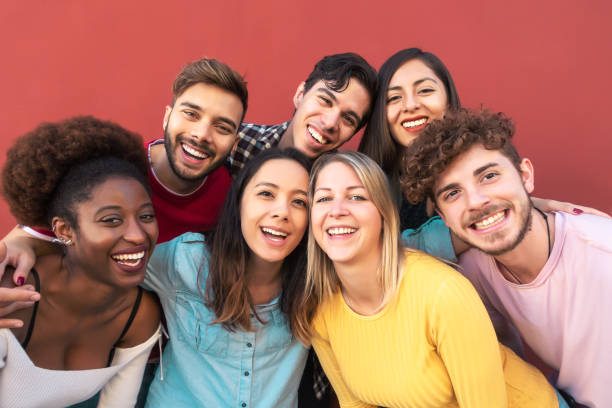
#> input picture test.jpg, 612 x 408 px, found by its file name
$ jupyter execute --allow-errors 'Arnold Cat.ipynb'
#> lines starting #> are read from the running program, lines starting #| are printed output that depends on the picture; after the words box and inside, x2 and y2 are one past the last pixel; in counts of white or black regions, pixels touching at a corner belong together
[cell 1]
import time

[cell 2]
start = time.time()
import cv2

[cell 3]
# Load the cascade
face_cascade = cv2.CascadeClassifier('E:\\svnit\\Assignments\\SEM 7\\New FYP\\Attempt2\\haarcascade_frontalface_default.xml')

[cell 4]
# Read the input image
img = cv2.imread('.\\FinalTestArnoldCat\\test.jpg')
#> img is the input picture: shape (408, 612, 3); mean B, G, R 99.9, 114.9, 167.9
img2 = cv2.imread('.\\FinalTestArnoldCat\\test.jpg')

[cell 5]
# Convert into grayscale
gray = cv2.cvtColor(img, cv2.COLOR_BGR2GRAY)
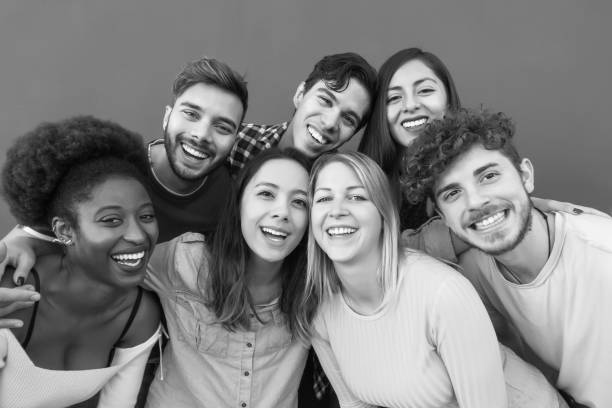
#> gray: shape (408, 612); min 1, max 254, mean 129.1

[cell 6]
# Detect faces
faces = face_cascade.detectMultiScale(gray, 1.1, 4)
#> faces = [[374, 63, 75, 75], [299, 165, 85, 85], [233, 160, 95, 95], [161, 83, 89, 89], [77, 183, 91, 91]]

[cell 7]
# Draw rectangle around the faces
for (x, y, w, h) in faces:
    cv2.rectangle(img2, (x, y), (x+w, y+h), (255, 0, 0), 2)
#> this loop made 5 passes
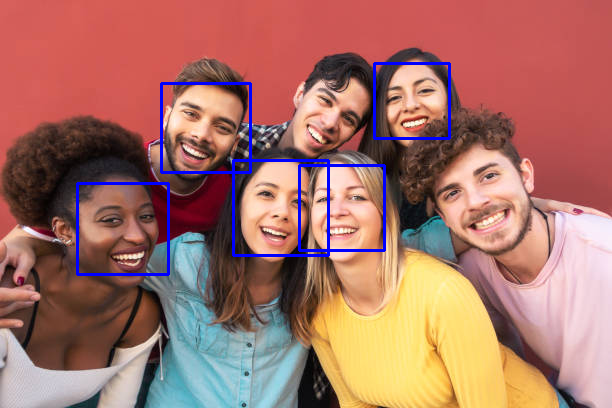
#> img2: shape (408, 612, 3); 2.07% of pixels changed, all inside (x1, y1, x2, y2) = (76, 62, 451, 276)

[cell 8]
# Display the output
cv2.imwrite('E:\\svnit\\Assignments\\SEM 7\\New FYP\\Attempt2\\FinalTestArnoldCat\\face detection result.jpg', img2)
#> Out = True
#> `cropped_image = img[y:y+h, x:x+w]`:
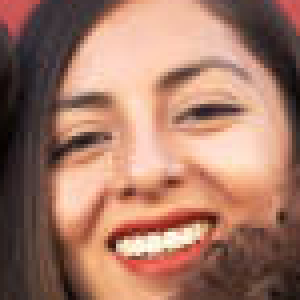
#> cropped_image: shape (75, 75, 3) (shown 4 times larger); mean B, G, R 102.7, 120.3, 164.1

[cell 9]
import numpy as np
from math import log

[cell 10]
def ArnoldCatTransform(img, num):
    rows, cols, ch = img.shape
    n = rows
    img_arnold = np.zeros([rows, cols, ch])
    for x in range(0, rows):
        for y in range(0, cols):
            img_arnold[x][y] = img[(x+y)%n][(x+2*y)%n]
    return img_arnold

[cell 11]
def ArnoldCatEncryption(imageName, key):
#> called with imageName = '.\\FinalTestArnoldCat\\temp.jpg', key = 20
    img = cv2.imread(imageName)
    for i in range (0,key):
        img = ArnoldCatTransform(img, i)
    cv2.imwrite(imageName.split('.')[0] + "_ArnoldcatEnc.png", img)
    return img

[cell 12]
def ArnoldCatDecryption(imageName, key):
    img = cv2.imread(imageName)
    rows, cols, ch = img.shape
    dimension = rows
    decrypt_it = dimension
    if (dimension%2==0) and 5**int(round(log(dimension/2,5))) == int(dimension/2):
        decrypt_it = 3*dimension
    elif 5**int(round(log(dimension,5))) == int(dimension):
        decrypt_it = 2*dimension
    elif (dimension%6==0) and  5**int(round(log(dimension/6,5))) == int(dimension/6):
        decrypt_it = 2*dimension
    else:
        decrypt_it = int(12*dimension/7)
    for i in range(key,decrypt_it):
        img = ArnoldCatTransform(img, i)
    cv2.imwrite(imageName.split('_')[0] + "_ArnoldcatDec.png",img)
    return img

[cell 13]
#input params for arnold cat encryption function
image = ".\\FinalTestArnoldCat\\temp"
ext = ".jpg"
key = 20

#> (a cell that did not finish here is left out)

#> (a cell that did not finish here is left out)

[cell 16]
cv2.imwrite('E:\\svnit\\Assignments\\SEM 7\\New FYP\\Attempt2\\FinalTestArnoldCat\\Encryption Result.jpg', img)
#> Out = True

$ run again, with newface.bmp saved as test.jpg
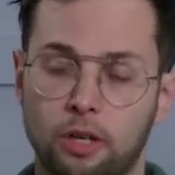
#> input picture newface.bmp, 175 x 175 px, found by its file name
#> img is the input picture: shape (175, 175, 3); mean B, G, R 92.8, 93.5, 115
#> faces = [[16, 12, 144, 144]]
#> the loop `for (x, y, w, h) in faces:` made 1 pass
#> after the loop `for (x, y, w, h) in faces:`:
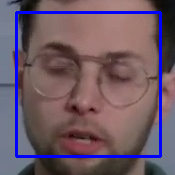
#> img2: shape (175, 175, 3); 5.63% of pixels changed, all inside (x1, y1, x2, y2) = (15, 11, 162, 158)
#> `cv2.imwrite('E:\\svnit\\Assignments\\SEM 7\\New FYP\\Attempt2\\FinalTe..`: Out = True
#> `cropped_image = img[y:y+h, x:x+w]`:
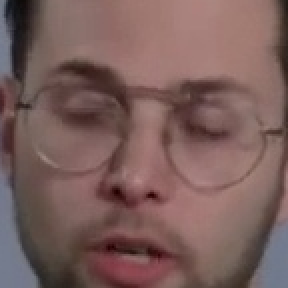
#> cropped_image: shape (144, 144, 3) (shown 2 times larger); mean B, G, R 91.1, 94.2, 122.3
